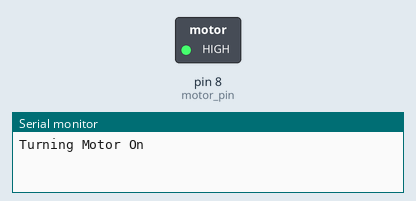
Bench run of a sketch on a simulated Arduino Uno, built with avr-gcc and run on an emulated ATmega328P. Shown: switched loads named in the sketch (green lamp = pin HIGH), the last lines printed to the serial monitor.

Above: at 2.5 s.
At 7.5 s:
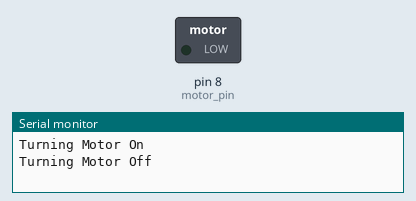
Timing chart, 0 to 13.0 s (numbered marks = the images above):
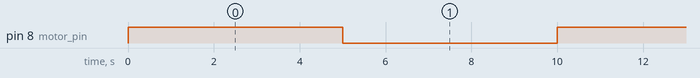

The sketch:

water_pump.ino
```cpp
int motor_pin = 8;

void setup() {
  pinMode(motor_pin, OUTPUT);
  Serial.begin(9600);

}

void loop() {
  int pause = 5000;
  digitalWrite(motor_pin, HIGH);
  Serial.println("Turning Motor On");
  delay(pause);
  digitalWrite(motor_pin, LOW);
  Serial.println("Turning Motor Off");
  delay(pause);

}
```

Measured:
- by itself, pin 8 (motor_pin): alternates HIGH for 5.0 s and LOW for 5.0 s
